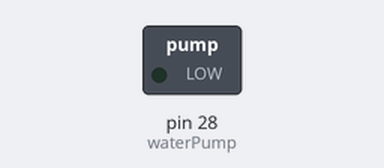
A sketch run on a simulated Arduino Mega 2560, built with avr-gcc and run on an emulated ATmega2560. Shown: switched loads named in the sketch (green lamp = pin HIGH).

Above: at 0.1 s.
At 2.1 s:
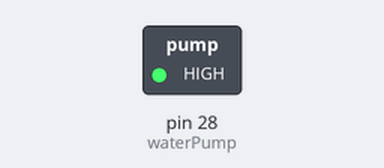
Timing chart, 0 to 3.6 s (numbered marks = the images above):
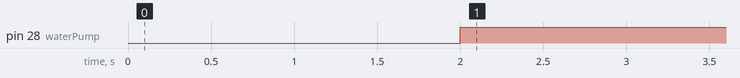

Measured:
- by itself, pin 28 (waterPump): LOW → HIGH at 2.0 s

The sketch:

10SmartSystems-WaterPumpTest.ino
```cpp
 int waterPump = 28;

bool pumpActivated = true;

void setup()
{
  pinMode(waterPump, OUTPUT);
  digitalWrite(waterPump, HIGH);
}

void loop()
{
  if (pumpActivated == true)
  {
    digitalWrite(waterPump, LOW);
    delay(2000);
    digitalWrite(waterPump, HIGH);
    delay(1000);
    pumpActivated = false;
  }
}
```
